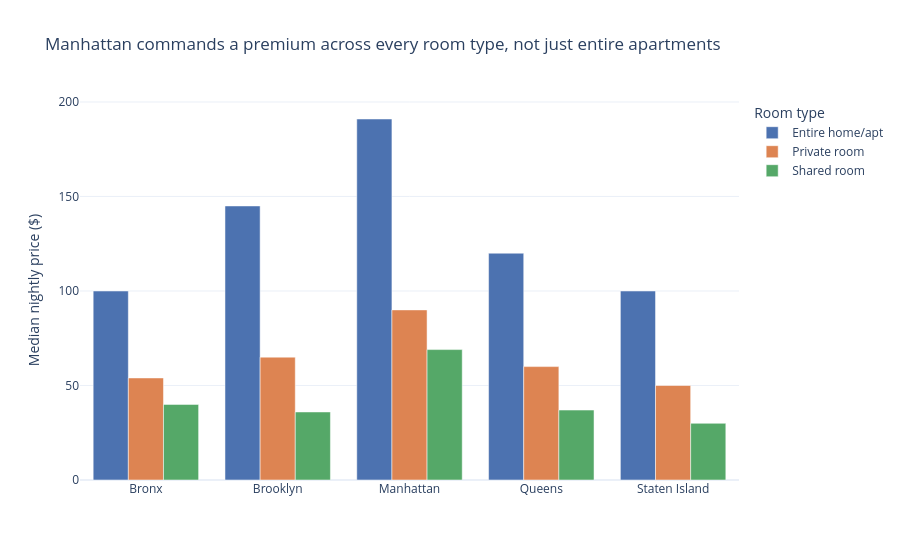

Notebook cell for this chart:
### Markdown cell above
## Q1. How does price vary across boroughs, and does that hold for every room type?

**Why analytical:** compares groups (boroughs) across a second dimension (room type) — a direct cross-reference, not a single distribution.

### Code cell
agg = listings.groupby(['neighbourhood_group','room_type'], observed=True)['price'].median().reset_index()

fig = px.bar(agg, x='neighbourhood_group', y='price', color='room_type', barmode='group',
             color_discrete_map=PALETTE,
             title='Manhattan commands a premium across every room type, not just entire apartments',
             labels={'price': 'Median nightly price ($)', 'neighbourhood_group': '', 'room_type': 'Room type'})
fig.show()

### Figure 1 — Plotly figure (JSON) as saved in the notebook; plotly's stock layout.template omitted (floating-point values rounded to 4 significant figures)
{"data": [{"alignmentgroup": "True", "hovertemplate": "Room type=Entire home/apt<br>=%{x}<br>Median nightly price ($)=%{y}<extra></extra>", "legendgroup": "Entire home/apt", "marker": {"color": "#4C72B0", "pattern": {"shape": ""}}, "name": "Entire home/apt", "offsetgroup": "Entire home/apt", "orientation": "v", "showlegend": true, "textposition": "auto", "type": "bar", "x": ["Bronx", "Brooklyn", "Manhattan", "Queens", "Staten Island"], "xaxis": "x", "y": [100.0, 145.0, 191.0, 120.0, 100.0], "yaxis": "y"}, {"alignmentgroup": "True", "hovertemplate": "Room type=Private room<br>=%{x}<br>Median nightly price ($)=%{y}<extra></extra>", "legendgroup": "Private room", "marker": {"color": "#DD8452", "pattern": {"shape": ""}}, "name": "Private room", "offsetgroup": "Private room", "orientation": "v", "showlegend": true, "textposition": "auto", "type": "bar", "x": ["Bronx", "Brooklyn", "Manhattan", "Queens", "Staten Island"], "xaxis": "x", "y": [54.0, 65.0, 90.0, 60.0, 50.0], "yaxis": "y"}, {"alignmentgroup": "True", "hovertemplate": "Room type=Shared room<br>=%{x}<br>Median nightly price ($)=%{y}<extra></extra>", "legendgroup": "Shared room", "marker": {"color": "#55A868", "pattern": {"shape": ""}}, "name": "Shared room", "offsetgroup": "Shared room", "orientation": "v", "showlegend": true, "textposition": "auto", "type": "bar", "x": ["Bronx", "Brooklyn", "Manhattan", "Queens", "Staten Island"], "xaxis": "x", "y": [40.0, 36.0, 69.0, 37.0, 30.0], "yaxis": "y"}], "layout": {"barmode": "group", "legend": {"title": {"text": "Room type"}, "tracegroupgap": 0}, "title": {"text": "Manhattan commands a premium across every room type, not just entire apartments"}, "xaxis": {"anchor": "y", "domain": [0, 1], "title": {"text": ""}}, "yaxis": {"anchor": "x", "domain": [0, 1], "title": {"text": "Median nightly price ($)"}}}}
